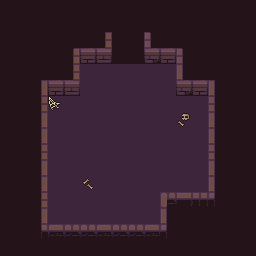

A level layout from a 2D game, rendered from its tile map. Below: a short description, then the map file with its tile-grid data intact:
An orthogonal 16x16 tile map with 16x16 px tiles, 2 tile layers (Rear Decor, Overhead Decor), 1 hidden layer not drawn.

<map version="1.4" tiledversion="1.4.2" orientation="orthogonal" renderorder="right-down" width="16" height="16" tilewidth="16" tileheight="16" infinite="0" nextlayerid="4" nextobjectid="1">
 <tileset firstgid="1" name="test" tilewidth="16" tileheight="16" tilecount="110" columns="10">
  <image source="../tileimages/test.png" width="160" height="176" />
  <tile id="0">
   <properties>
    <property name="type" type="int" value="1" />
   </properties>
  </tile>
  <tile id="1">
   <properties>
    <property name="type" type="int" value="0" />
   </properties>
  </tile>
  <tile id="2">
   <properties>
    <property name="type" type="int" value="0" />
   </properties>
  </tile>
  <tile id="3">
   <properties>
    <property name="type" type="int" value="0" />
   </properties>
  </tile>
  <tile id="4">
   <properties>
    <property name="type" type="int" value="0" />
   </properties>
  </tile>
  <tile id="5">
   <properties>
    <property name="type" type="int" value="1" />
   </properties>
  </tile>
  <tile id="10">
   <properties>
    <property name="type" type="int" value="1" />
   </properties>
  </tile>
  <tile id="15">
   <properties>
    <property name="type" type="int" value="1" />
   </properties>
  </tile>
  <tile id="20">
   <properties>
    <property name="type" type="int" value="1" />
   </properties>
  </tile>
  <tile id="25">
   <properties>
    <property name="type" type="int" value="1" />
   </properties>
  </tile>
  <tile id="30">
   <properties>
    <property name="type" type="int" value="1" />
   </properties>
  </tile>
  <tile id="35">
   <properties>
    <property name="type" type="int" value="1" />
   </properties>
  </tile>
  <tile id="40">
   <properties>
    <property name="type" type="int" value="1" />
   </properties>
  </tile>
  <tile id="41">
   <properties>
    <property name="type" type="int" value="1" />
   </properties>
  </tile>
  <tile id="42">
   <properties>
    <property name="type" type="int" value="1" />
   </properties>
  </tile>
  <tile id="43">
   <properties>
    <property name="type" type="int" value="1" />
   </properties>
  </tile>
  <tile id="44">
   <properties>
    <property name="type" type="int" value="1" />
   </properties>
  </tile>
  <tile id="45">
   <properties>
    <property name="type" type="int" value="1" />
   </properties>
  </tile>
 </tileset>
 <layer id="1" name="Rear Decor" width="16" height="16">
  <data encoding="csv">
79,79,79,79,79,79,79,79,79,79,79,79,79,79,79,79,
79,79,79,79,79,79,79,79,79,79,79,79,79,79,79,79,
79,79,79,79,79,79,21,79,79,6,79,79,79,79,79,79,
79,79,79,79,1,2,3,79,79,4,5,6,79,79,79,79,
79,79,79,79,21,80,80,80,80,80,80,16,79,79,79,79,
79,79,11,2,3,80,80,80,80,80,80,4,5,16,79,79,
79,79,21,80,80,80,80,80,80,80,80,80,80,26,79,79,
79,79,31,80,80,80,80,80,80,80,80,80,80,36,79,79,
79,79,11,80,80,80,80,80,80,80,80,80,80,16,79,79,
79,79,21,80,80,80,80,80,80,80,80,80,80,26,79,79,
79,79,31,80,80,80,80,80,80,80,80,80,80,36,79,79,
79,79,11,80,80,80,80,80,80,80,80,80,80,16,79,79,
79,79,21,80,80,80,80,80,80,80,55,52,53,46,79,79,
79,79,31,80,80,80,80,80,80,80,36,79,79,79,79,79,
79,79,41,42,43,44,42,43,44,45,46,79,79,79,79,79,
79,79,79,79,79,79,79,79,79,79,79,79,79,79,79,79
</data>
 </layer>
 <layer id="3" name="Overhead Decor" width="16" height="16">
  <data encoding="csv">
0,0,0,0,0,0,0,0,0,0,0,0,0,0,0,0,
0,0,0,0,0,0,0,0,0,0,0,0,0,0,0,0,
0,0,0,0,0,0,0,0,0,0,0,0,0,0,0,0,
0,0,0,0,0,0,0,0,0,0,0,0,0,0,0,0,
0,0,0,0,0,0,0,0,0,0,0,0,0,0,0,0,
0,0,0,0,0,0,0,0,0,0,0,0,0,0,0,0,
0,0,0,65,0,0,0,0,0,0,0,0,0,0,0,0,
0,0,0,0,0,0,0,0,0,0,0,78,0,0,0,0,
0,0,0,0,0,0,0,0,0,0,0,0,0,0,0,0,
0,0,0,0,0,0,0,0,0,0,0,0,0,0,0,0,
0,0,0,0,0,0,0,0,0,0,0,0,0,0,0,0,
0,0,0,0,0,69,0,0,0,0,0,0,0,0,0,0,
0,0,0,0,0,0,0,0,0,0,0,0,0,0,0,0,
0,0,0,0,0,0,0,0,0,0,0,0,0,0,0,0,
0,0,0,0,0,0,0,0,0,0,0,0,0,0,0,0,
0,0,0,0,0,0,0,0,0,0,0,0,0,0,0,0
</data>
 </layer>
 <layer id="2" name="Collision" width="16" height="16" visible="0">
  <data encoding="csv">
0,0,0,0,0,0,0,0,0,0,0,0,0,0,0,0,
0,0,0,0,0,0,0,0,0,0,0,0,0,0,0,0,
0,0,0,0,0,0,70,70,70,70,0,0,0,0,0,0,
0,0,0,0,70,70,70,0,0,70,70,70,0,0,0,0,
0,0,0,0,70,0,0,0,0,0,0,70,0,0,0,0,
0,0,70,70,70,0,0,0,0,0,0,70,70,70,0,0,
0,0,70,0,0,0,0,0,0,0,0,0,0,70,0,0,
0,0,70,0,0,0,0,0,0,0,0,0,0,70,0,0,
0,0,70,0,0,0,0,0,0,0,0,0,0,70,0,0,
0,0,70,0,0,0,0,0,0,0,0,0,0,70,0,0,
0,0,70,0,0,0,0,0,0,0,0,0,0,70,0,0,
0,0,70,0,0,0,0,0,0,0,0,0,0,70,0,0,
0,0,70,0,0,0,0,0,0,0,70,70,70,70,0,0,
0,0,70,0,0,0,0,0,0,0,70,0,0,0,0,0,
0,0,70,70,70,70,70,70,70,70,70,0,0,0,0,0,
0,0,0,0,0,0,0,0,0,0,0,0,0,0,0,0
</data>
 </layer>
</map>
